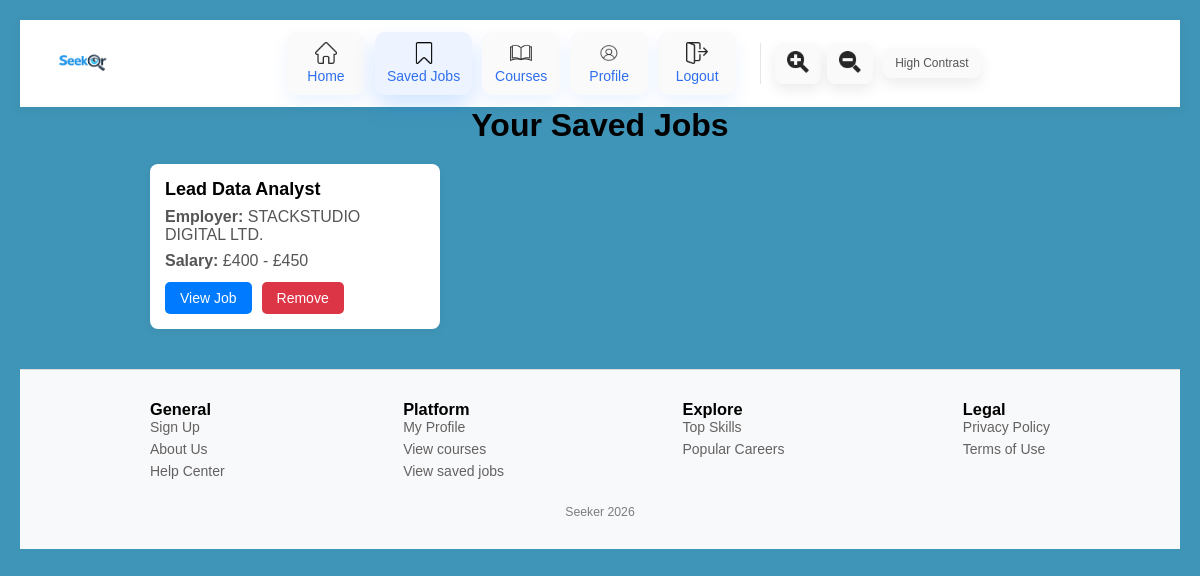
Before: /saved_jobs (signed in) with the older database file.
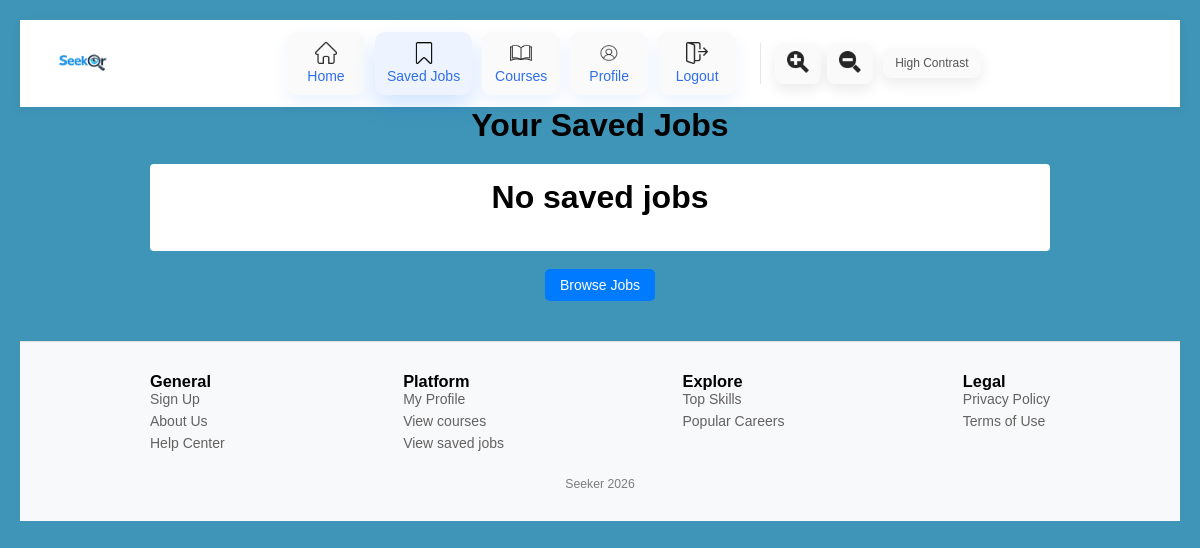
After: the same page with the newer database file.
### app.py (models this page shows)
class SavedJobs(db.Model): #saved jobs table
    __tablename__ = "saved_jobs"
    id = db.Column(db.Integer, primary_key=True)
    user_id=db.Column(db.Integer,db.ForeignKey("user.id"), nullable=False)
    job_id = db.Column(db.Integer, nullable=False)
    job_title = db.Column(db.String(200))
    employer_name = db.Column(db.String(200))
    min_salary=db.Column(db.String(200))
    max_salary=db.Column(db.String(200))
    job_description=db.Column(db.Text)
    job_url=db.Column(db.String(200))
    user = db.relationship("User", backref="saved_jobs")
    __table_args__ = (
        db.UniqueConstraint("user_id", "job_id", name="unique_user_saved_jobs"),
    )

### app.py (the view, shortened to what this page needs)
@app.route("/saved_jobs", methods=["GET", "POST"]) #saved jobs page
def saved_jobs():
    user=get_logged_user()
    if not user :
        flash("Login first", "error")
        return redirect(url_for("login_page"))
    saved = SavedJobs.query.filter_by(user_id=user.id).all()
    return render_template("saved_jobs.html", saved_jobs=saved)

### app.py (called while the page is built)
def get_logged_user():
    email = session.get("user")
    if not email:
        return None
    return User.query.filter_by(email=email).first()

### templates/saved_jobs.html (shortened to what this page needs)
<!DOCTYPE html>
<html lang="en">
<head>
  <link rel="stylesheet" href="{{ url_for('static', filename='saved_jobs.css') }}">
</head>
<body>
  {% include 'navbar.html' %}
  <div class="saved-jobs-container">
    <h1>Your Saved Jobs</h1>
    {% if saved_jobs %}
      <div class="saved-jobs-grid">
        {% for saved in saved_jobs %}
        <div class="job-card">
          <h2>{{ saved.job_title or "Untitled Role" }}</h2>
          <p><strong>Employer:</strong> {{ saved.employer_name or "Not specified" }}</p>
          {% if saved.min_salary and saved.max_salary %}
          <p><strong>Salary:</strong> £{{ "{:,}".format(saved.min_salary|int) }} - £{{ "{:,}".format(saved.max_salary|int) }}</p>
          {% else %}
          <p><strong>Salary:</strong> Not specified</p>
          {% endif %}
          <div class="actions">
            <a href="{{ url_for('job_details', job_id=saved.job_id) }}" class="view-btn">View Job</a>
            <form action="{{ url_for('saved_jobs') }}" method="POST">
              <button type="submit" class="remove-btn">Remove</button>
            </form>
          </div>
        </div>
        {% endfor %}
</div>
    {% else %}
<div class="no-jobs">
<h1><p>No saved jobs</p></h1>
</div>
<br>
<div class="browse">
  <a href="{{ url_for('home_page') }}" class="browse-btn">Browse Jobs</a>
</div>
{% endif %}
</div>
  {% include 'footer.html' %}
</body>
</html>

Changed rows visible on the page:
removed SavedJobs: job_title "Lead Data Analyst", employer_name "STACKSTUDIO DIGITAL LTD.", min_salary "400", max_salary "450"
Other visible differences:
text now shown: "No saved jobs Browse Jobs"
